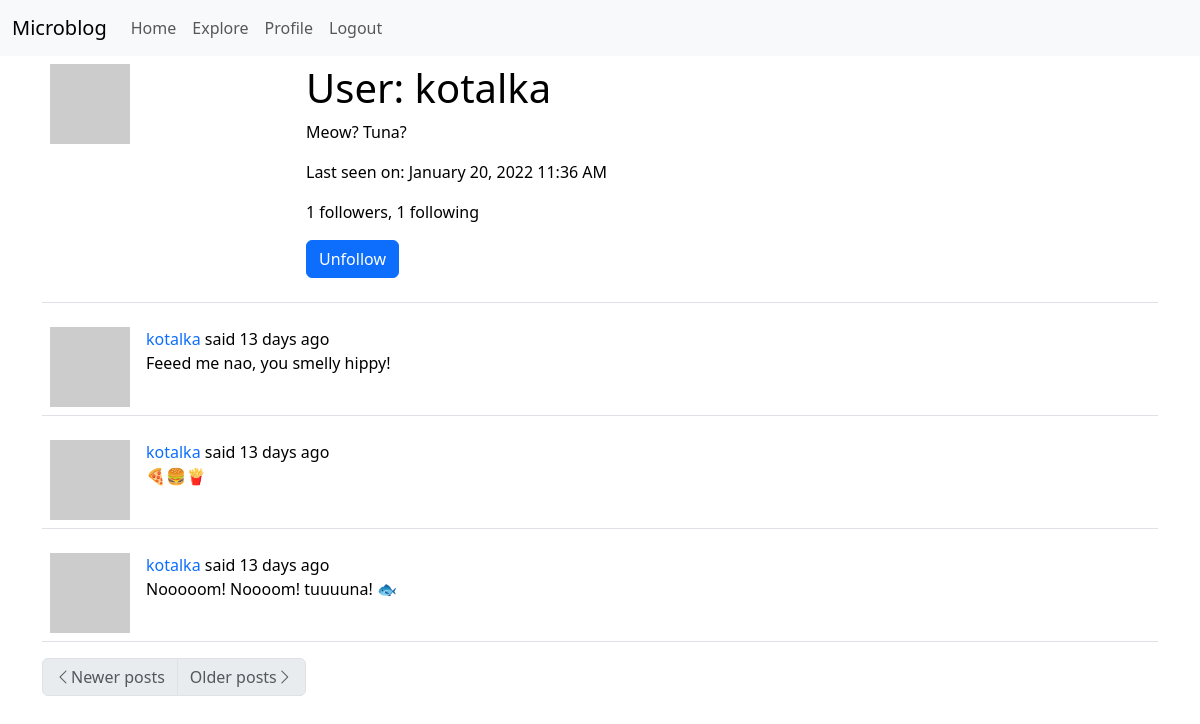
The app's page /user/kotalka (signed in), older data.
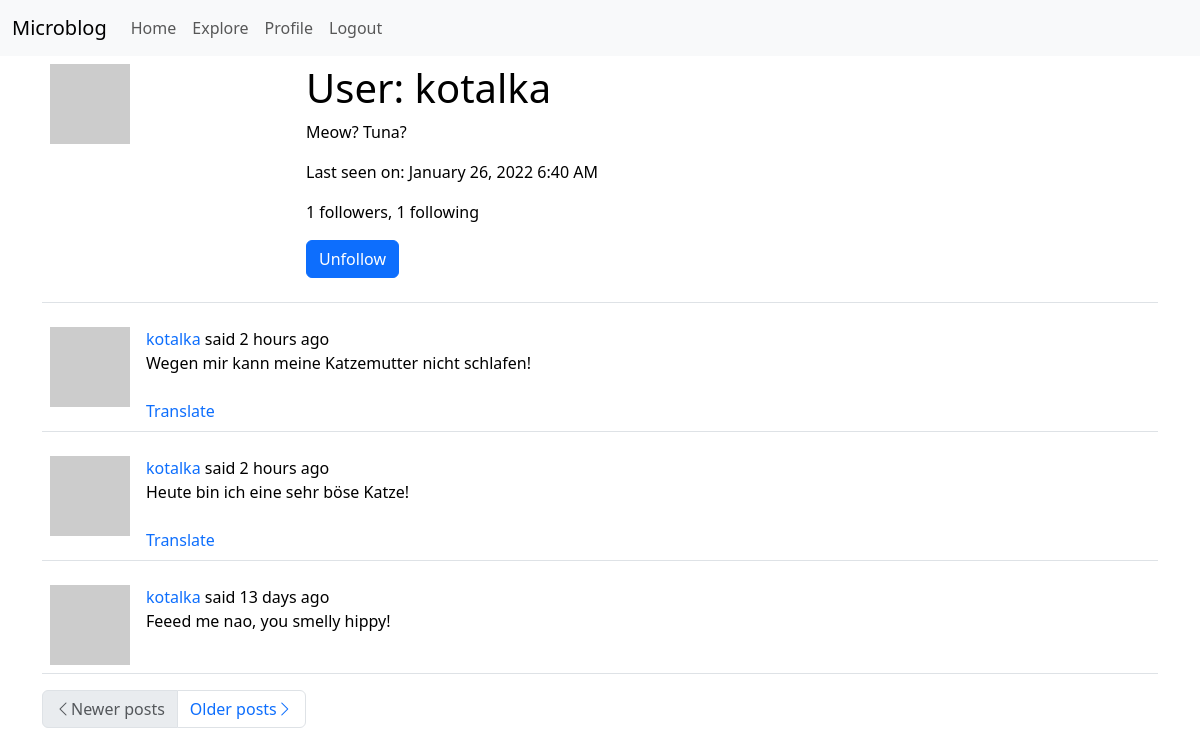
The same page, newer data.
### app/models.py (models this page shows, shortened)
class User(UserMixin, db.Model):
    id = db.Column(db.Integer, primary_key=True)
    username = db.Column(db.String(64), index=True, unique=True)
    email = db.Column(db.String(120), index=True, unique=True)
    password_hash = db.Column(db.String(128))
    posts = db.relationship('Post', backref='author', lazy='dynamic')
    about_me = db.Column(db.String(140))
    last_seen = db.Column(db.DateTime, default=datetime.utcnow)
    followed = db.relationship(
        'User',
        secondary=followers,
        primaryjoin=(followers.c.follower_id == id),
        secondaryjoin=(followers.c.followed_id == id),
        backref=db.backref('followers', lazy='dynamic'),
        lazy='dynamic'
    )
    def avatar(self, size):
        digest = md5(self.email.lower().encode('utf-8')).hexdigest()
        return f'https://www.gravatar.com/avatar/{digest}?d=identicon&s={size}'
    def is_following(self, user):
        return self.followed.filter(
            followers.c.followed_id == user.id).count() > 0

class Post(db.Model):
    id = db.Column(db.Integer, primary_key=True)
    body = db.Column(db.String(140))
    timestamp = db.Column(db.DateTime, index=True, default=datetime.utcnow)
    user_id = db.Column(db.Integer, db.ForeignKey('user.id'))
    language = db.Column(db.String(5))

### app/routes.py (the view)
@app.route('/user/<username>')
@login_required
def user(username):
    user = User.query.filter_by(username=username).first_or_404()
    page = request.args.get('page', 1, type=int)
    posts = user.posts.order_by(Post.timestamp.desc()).paginate(
        page, app.config['POSTS_PER_PAGE'], False)
    next_url = url_for('user', username=user.username,
                       page=posts.next_num) if posts.has_next else None
    prev_url = url_for('user', username=user.username,
                       page=posts.prev_num) if posts.has_prev else None
    form = EmptyForm()
    return render_template('user.html', user=user, posts=posts.items,
                           next_url=next_url, prev_url=prev_url, form=form)

### app/forms.py
class EmptyForm(FlaskForm):
    submit = SubmitField(_l('Submit'))

### app/models.py (called while the page is built)
@login.user_loader
def load_user(id):
    return User.query.get(int(id))

### app/routes.py (called while the page is built)
@app.before_request
def before_request():
    if current_user.is_authenticated:
        current_user.last_seen = datetime.utcnow()
        db.session.commit()
        g.locale = str(get_locale())

### app/templates/user.html (shortened to what this page needs)
{% extends "base.html" %}
{% block app_content %}
    <table class="table table-hover">
        <tr>
            <td style="width: 256px"><img src="{{ user.avatar(256) }}"
                                          alt="User avatar"></td>
            <td>
                <h1>{{ _('User') }}: {{ user.username }}</h1>
                {% if user.about_me %}<p>{{ user.about_me }}</p>{% endif %}
                {% if user.last_seen %}
                    <p>
                        {{ _('Last seen on') }}: {{ moment(user.last_seen).format('LLL') }}
                    </p>
                {% endif %}
                <p>
                    {{ _('%(count)d followers', count=user.followers.count()) }}, {{ _('%(count)d following', count=user.followed.count()) }}
                </p>
                {% if user == current_user %}
                    <p>
                        <a href="{{ url_for('edit_profile') }}">
                            {{ _('Edit your profile') }}
                        </a>
                    </p>
                {% else %}
                    <p>
                    <form action="{{ url_for('unfollow', username=user.username) }}"
                          method="post">
                        {{ form.submit(value=_('Unfollow'), class_='btn btn-primary') }}
                    </form>
                    </p>
                {% endif %}
            </td>
        </tr>
    </table>
    {% for post in posts %}
        {% include "_post.html" %}
    {% endfor %}
    <nav aria-label="...">
        <ul class="pagination">
            <li class="page-item{% if not prev_url %} disabled{% endif %}">
                <a class="page-link" href="{{ prev_url or '#' }}"
                   aria-label="Previous">
                    <span class="bi-chevron-left"
                          aria-hidden="true"></span>{{ _('Newer posts') }}
                </a>
            </li>
            <li class="page-item{% if not next_url %} disabled{% endif %}">
                <a class="page-link" href="{{ next_url or '#' }}"
                   aria-label="Next">
                    {{ _('Older posts') }}<span class="bi-chevron-right"
                                                aria-hidden="true"></span>
                </a>
            </li>
        </ul>
    </nav>
{% endblock %}

### app/templates/_post.html (shortened to what this page needs)
<table class="table table-hover">
    <tr>
        <td style="width: 70px">
            <a href="{{ url_for('user', username=post.author.username) }}">
                <img src="{{ post.author.avatar(70) }}" alt="User avatar">
            </a>
        </td>
        <td>
            {{ _('%(username)s said %(when)s',
                username=user_link, when=moment(post.timestamp).fromNow()) }}
            <br>
            <span id="post{{ post.id }}">{{ post.body }}</span>
            {% if post.language and post.language != g.locale %}
                <br><br>
                <span id="translation{{ post.id }}">
                    <a href="javascript:translate(
                            '#post{{ post.id }}',
                            '#translation{{ post.id }}',
                            '{{ post.language }}',
                            '{{ g.locale }}');">
                        {{ _('Translate') }}
                    </a>
                </span>
            {% endif %}
        </td>
    </tr>
</table>

Row changes from the older to the newer data that the page shows:
no longer on this page (row unchanged): Post: body "🍕🍔🍟"
no longer on this page (row unchanged): Post: body "Nooooom! Noooom! tuuuuna! 🐟"
changed User "kotalka": last_seen "January 20, 2022 11:36 AM" → "January 26, 2022 6:40 AM"
added Post: body "Wegen mir kann meine Katzemutter nicht schlafen!"
added Post: body "Heute bin ich eine sehr böse Katze!"
